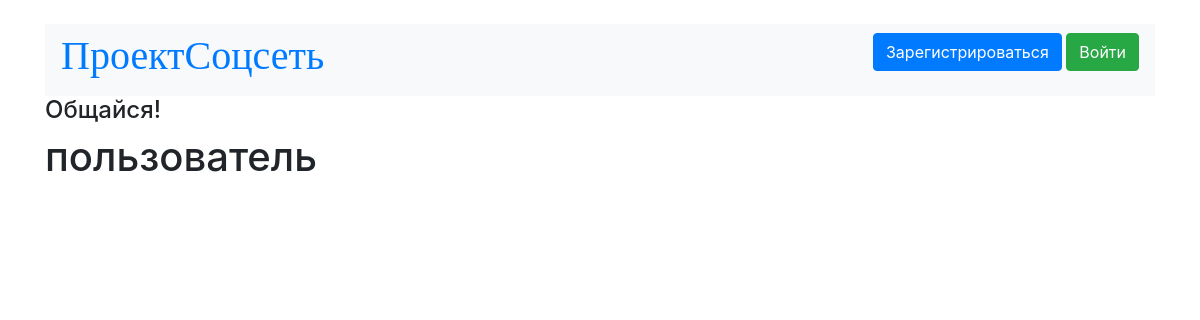
The page /user/2 on the database as committed earlier.
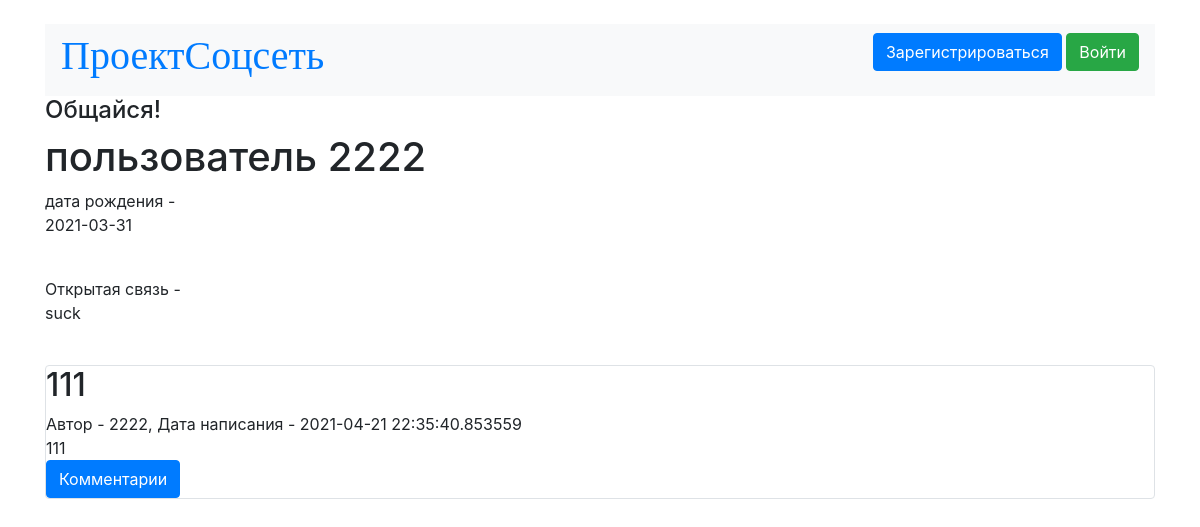
The same page on the database as committed later.
### data/users.py (models this page shows, shortened)
class User(SqlAlchemyBase, SerializerMixin):
    __tablename__ = 'users'
    id = sqlalchemy.Column(sqlalchemy.Integer,
                           primary_key=True, autoincrement=True)
    name = sqlalchemy.Column(sqlalchemy.String, nullable=True)
    birth = sqlalchemy.Column(sqlalchemy.Integer, nullable=True)
    posts = sqlalchemy.Column(sqlalchemy.String, nullable=True)
    phone = sqlalchemy.Column(sqlalchemy.String, nullable=True)
    email = sqlalchemy.Column(sqlalchemy.String,
                              index=True, unique=True, nullable=True)
    about = sqlalchemy.Column(sqlalchemy.String, nullable=True)
    hashed_password = sqlalchemy.Column(sqlalchemy.String, nullable=True)
    register_date = sqlalchemy.Column(sqlalchemy.DateTime,
                                      default=datetime.datetime.now)
    online_date = sqlalchemy.Column(sqlalchemy.DateTime,
                                      default=datetime.datetime.now)

### data/posts.py (models this page shows)
class Post(SqlAlchemyBase, SerializerMixin):
    __tablename__ = 'news'
    id = sqlalchemy.Column(sqlalchemy.Integer,
                           primary_key=True, autoincrement=True)
    title = sqlalchemy.Column(sqlalchemy.String, nullable=True)
    content = sqlalchemy.Column(sqlalchemy.String, nullable=True)
    created_date = sqlalchemy.Column(sqlalchemy.DateTime,
                                     default=datetime.datetime.now)
    author = sqlalchemy.Column(sqlalchemy.Integer,
                                    sqlalchemy.ForeignKey("users.id"))
    user = orm.relation('User')

### PythonApplication7.py (the view)
@app.route('/user/<int:id>')
def user(id):
    db_sess = db_session.create_session()
    news = db_sess.query(Post).filter(Post.author == id).all()
    user = db_sess.query(User).filter(User.id == id).first()
    if session.get('user_id', -1) != -1:
        username = db_sess.query(User).filter(User.id == session.get('user_id')).first().name
    else:
        username = 'pass'
    print(session.get('user_id'))
    return render_template("user.html", posts=news, user=user, username=username).replace('&lt;', '<').replace('&gt;', '>')

### data/db_session.py (called while the page is built)
def create_session() -> Session:
    global __factory
    return __factory()

### templates/user.html (shortened to what this page needs)
﻿{% extends "base.html" %}
{% block content %}
<h1>пользователь {{user.name}}</h1>
{% if user.birth %}
    дата рождения - <p>{{user.birth}}</p></br>
{% endif %}
{% if user.phone %}
    Открытая связь - <p>{{user.phone}}</p></br>
{% endif %}
{% for item in posts[::-1] %}
<div class="col-md6 border rounded">
    <h2>{{item.title}}</h2>
    <div>
        Автор - {{item.user.name}}, Дата написания - {{item.created_date}}
    </div>
    <div>
        {{item.content}}
    </div>
    <a class="btn btn-primary " href="/post/{{item.id}}">Комментарии</a>
</div>
{% endfor %}
{% endblock %}

### templates/base.html (shortened to what this page needs)
﻿<!doctype html>
<html lang="en">
<head>
    <link rel="stylesheet"
          href="https://stackpath.bootstrapcdn.com/bootstrap/4.4.1/css/bootstrap.min.css"
>
</head>
<body>
    <main role="main" class="container">
        <nav class="navbar navbar-light bg-light">
            <h1 >
                <font face="TimesNewRoman"><a href="/">ПроектСоцсеть</a></font>
            </h1>
            {% if session.get('user_id', -1) != -1 %}
                <a class="btn btn-primary " href="/logout">{{ username }}</a>
            {% else %}
                <p>
                    <a class="btn btn-primary " href="/register">Зарегистрироваться</a>
                    <a class="btn btn-success" href="/login">Войти</a>
                </p>
            {% endif %}
        </nav>
        <h4>Общайся!</h4>
        {% block content %}{% endblock %}
    </main>
</body>
</html>

Rows that differ between the two databases and show on the page:
added User: name "2222", birth "2021-03-31", phone "suck"
added Post: title "111", user.name "2222", created_date "2021-04-21 22:35:40.853559", content "111"
Other text that changed with them:
text now shown: "дата рождения - Открытая связь -"
